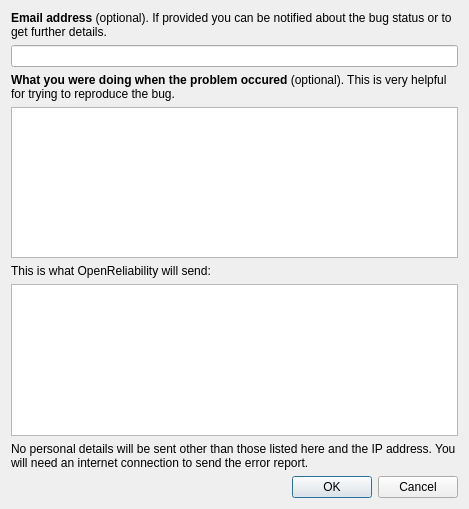
<?xml version="1.0" encoding="UTF-8"?>
<ui version="4.0">
 <class>ExceptSendDialog</class>
 <widget class="QDialog" name="ExceptSendDialog">
  <property name="geometry">
   <rect>
    <x>0</x>
    <y>0</y>
    <width>469</width>
    <height>509</height>
   </rect>
  </property>
  <property name="windowTitle">
   <string>Send problem - OpenReliability</string>
  </property>
  <layout class="QVBoxLayout" name="verticalLayout">
   <item>
    <widget class="QLabel" name="label">
     <property name="text">
      <string>&lt;b&gt;Email address&lt;/b&gt; (optional). If provided you can be notified about the bug status or to get further details.</string>
     </property>
     <property name="wordWrap">
      <bool>true</bool>
     </property>
    </widget>
   </item>
   <item>
    <widget class="QLineEdit" name="emailedit"/>
   </item>
   <item>
    <widget class="QLabel" name="label_2">
     <property name="text">
      <string>&lt;b&gt;What you were doing when the problem occured&lt;/b&gt; (optional). This is very helpful for trying to reproduce the bug.</string>
     </property>
     <property name="wordWrap">
      <bool>true</bool>
     </property>
    </widget>
   </item>
   <item>
    <widget class="QTextEdit" name="detailsedit"/>
   </item>
   <item>
    <widget class="QLabel" name="label_3">
     <property name="text">
      <string>This is what OpenReliability will send:</string>
     </property>
    </widget>
   </item>
   <item>
    <widget class="QTextEdit" name="detailstosend">
     <property name="readOnly">
      <bool>true</bool>
     </property>
    </widget>
   </item>
   <item>
    <widget class="QLabel" name="label_4">
     <property name="text">
      <string>No personal details will be sent other than those listed here and the IP address. You will need an internet connection to send the error report.</string>
     </property>
     <property name="wordWrap">
      <bool>true</bool>
     </property>
    </widget>
   </item>
   <item>
    <widget class="QDialogButtonBox" name="buttonBox">
     <property name="standardButtons">
      <set>QDialogButtonBox::Cancel|QDialogButtonBox::Ok</set>
     </property>
    </widget>
   </item>
  </layout>
 </widget>
 <resources/>
 <connections>
  <connection>
   <sender>buttonBox</sender>
   <signal>accepted()</signal>
   <receiver>ExceptSendDialog</receiver>
   <slot>accept()</slot>
   <hints>
    <hint type="sourcelabel">
     <x>234</x>
     <y>487</y>
    </hint>
    <hint type="destinationlabel">
     <x>234</x>
     <y>254</y>
    </hint>
   </hints>
  </connection>
  <connection>
   <sender>buttonBox</sender>
   <signal>rejected()</signal>
   <receiver>ExceptSendDialog</receiver>
   <slot>reject()</slot>
   <hints>
    <hint type="sourcelabel">
     <x>234</x>
     <y>487</y>
    </hint>
    <hint type="destinationlabel">
     <x>234</x>
     <y>254</y>
    </hint>
   </hints>
  </connection>
 </connections>
</ui>
